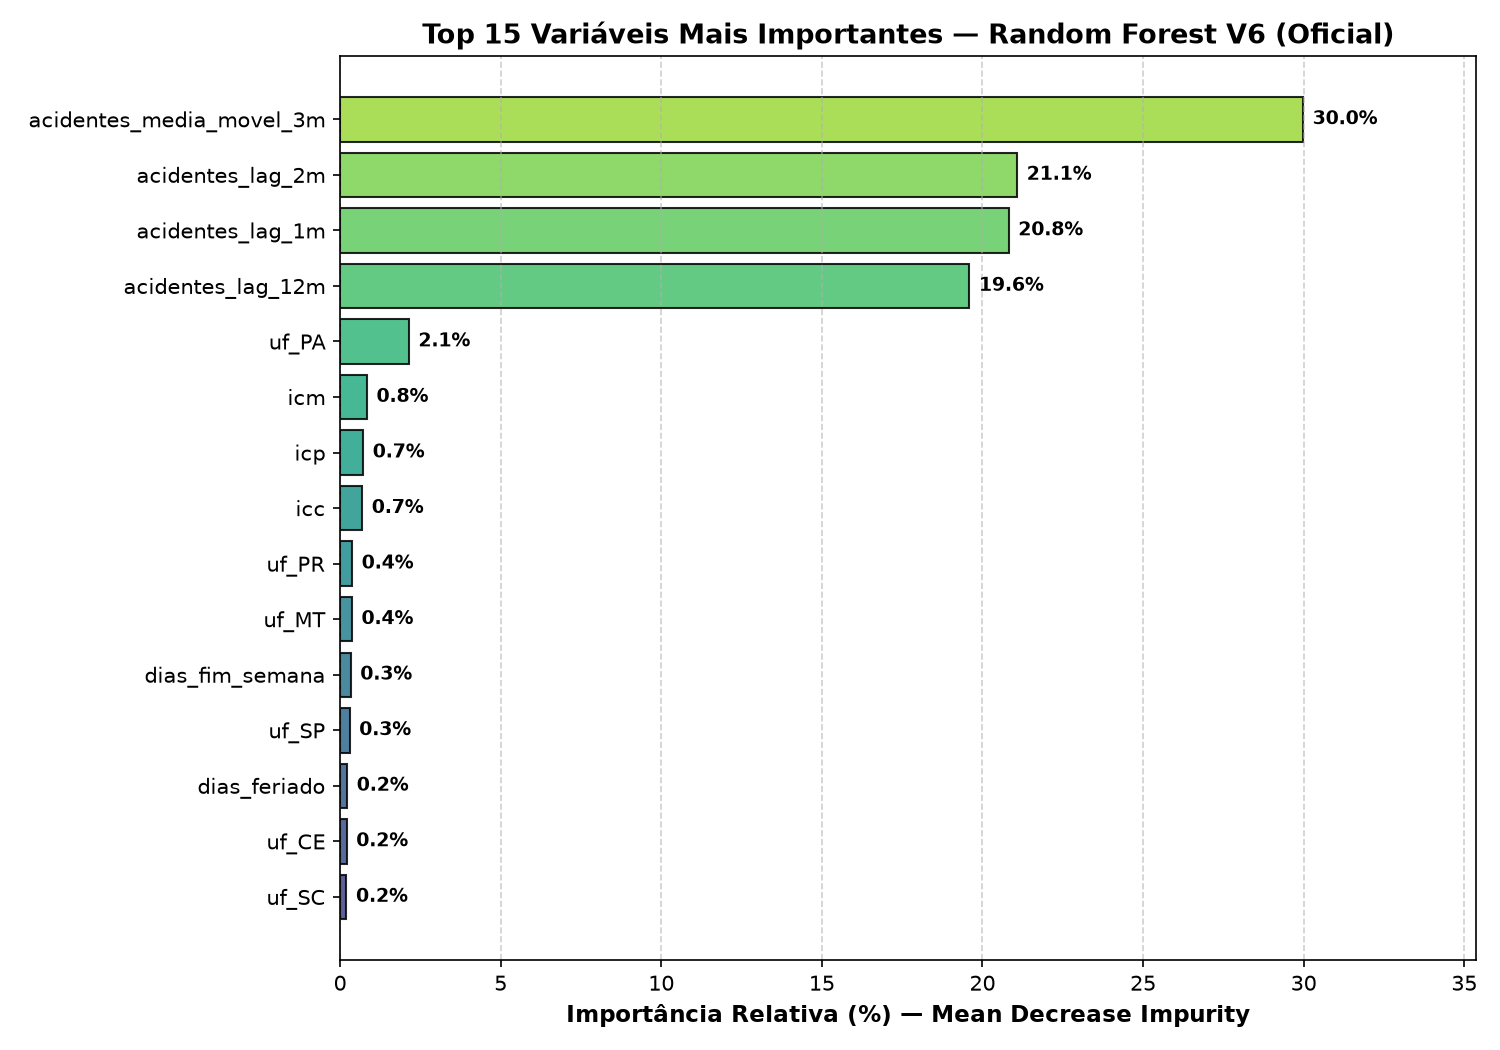

This chart was generated by the following Python code:
"""
07_Variaveis_Importantes/feature_importance_v6.py
=================================================
Explicabilidade (XAI) e Importância das Variáveis para o Modelo V6.
"""

import os
import pandas as pd
import numpy as np
import joblib
import matplotlib
matplotlib.use('Agg')
import matplotlib.pyplot as plt

def run_feature_importance_v6():
    base_dir = os.path.dirname(os.path.dirname(os.path.abspath(__file__)))
    model_path = os.path.join(base_dir, "06_Modelagem", "random_forest_v6_tcc.pkl")
    feat_path = os.path.join(base_dir, "06_Modelagem", "v6_feature_names.pkl")
    out_path = os.path.join(base_dir, "07_Variaveis_Importantes", "feature_importance_v6.png")
    
    print("=" * 70)
    print("  EXPLICABILIDADE (XAI) — IMPORTÂNCIA DE FEATURES V6 (TCC 2026)")
    print("=" * 70)
    
    model = joblib.load(model_path)
    feature_names = joblib.load(feat_path)
    
    importances = model.feature_importances_
    df_imp = pd.Series(importances, index=feature_names).sort_values(ascending=False)
    
    print("\nTop 15 Features por Importância (MDI):")
    for feat, imp in df_imp.head(15).items():
        print(f"  * {feat:<28}: {imp*100:.2f}%")
        
    plt.figure(figsize=(10, 7))
    top15 = df_imp.head(15).iloc[::-1]
    
    colors = plt.cm.viridis(np.linspace(0.2, 0.85, len(top15)))
    bars = plt.barh(top15.index, top15.values * 100, color=colors, edgecolor='black', alpha=0.85)
    
    plt.xlabel('Importância Relativa (%) — Mean Decrease Impurity', fontsize=11, fontweight='bold')
    plt.title('Top 15 Variáveis Mais Importantes — Random Forest V6 (Oficial)', fontsize=13, fontweight='bold')
    plt.grid(axis='x', linestyle='--', alpha=0.6)
    
    for b in bars:
        w = b.get_width()
        plt.text(w + 0.3, b.get_y() + b.get_height()/2, f'{w:.1f}%', va='center', fontsize=9, fontweight='bold')
        
    plt.xlim(0, max(top15.values * 100) * 1.18)
    plt.tight_layout()
    plt.savefig(out_path, dpi=150)
    plt.close()
    
    print(f"\nGráfico oficial salvo em: {out_path}")
    print("=" * 70)

if __name__ == "__main__":
    run_feature_importance_v6()
